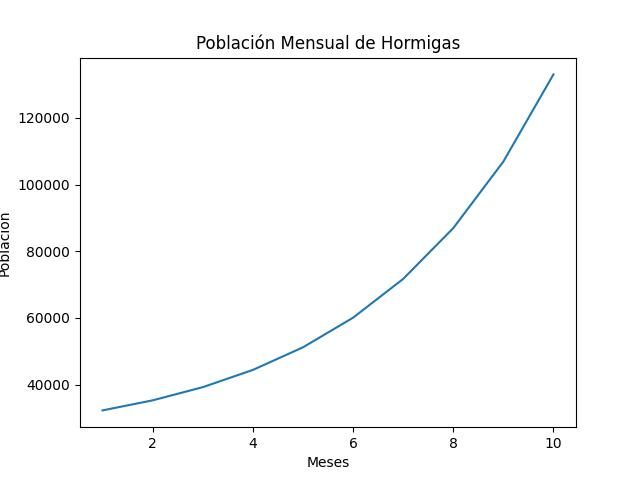

Write the Python code that produced this figure.

# importing the required module
import matplotlib.pyplot as plt
import datetime 

bitacora = open('bitacora_hormigas.txt' , 'w')
bitacora.write('------------------------------------\n')
fecha = datetime.datetime.now()
bitacora.write(f'Fecha de Estudio: {fecha}\n')


##Definimos los meses que se van a estudiar y la población al inicio del estudio
meses_de_estudio = int(input('Ingrese la cantidad de meses a estudiar: '))
poblacion_inicial = int(input('Ingrese la poblacion actual: '))

bitacora.write(f'Meses de estudio: {meses_de_estudio}\n')
bitacora.write(f'Poblacion al inicio del estudio: {poblacion_inicial}\n')


##Para los ejes:
x = []
y = []

##La población final de cada mes es al mismo tiempo la inicial del siguiente
poblacion_final = poblacion_inicial

## Definimos un ciclo que simila los meses transcurridos
for mes in range(1, meses_de_estudio+1):
 ##Definimos las reglas del ciclo de vida de las hormigas

    ##La tasa de crecimiento regular es de 40%
    tasa_de_crecimiento = 1.40
    ##Si hay sobrpoblación (> 28000), la tasa se redefine en 31%
    if(poblacion_final > 28000):
        tasa_de_crecimiento = 1.31
    
    ##Todos los meses, la población crece en el % determinado
    poblacion_final = poblacion_final*tasa_de_crecimiento

    ##Todos los meses, el oso hormiguero se come 7000 hormigas
    if(poblacion_final <= 7000):
        ##Si hay menos de 7000, entonces se las come todas. 
        poblacion_final = 0
    elif(poblacion_final > 7000): 
        poblacion_final = poblacion_final - 7000
    x.append(mes)
    y.append(round(poblacion_final))

poblacion_final = round(poblacion_final)

bitacora.write(f'Poblacion al final del estudio: {poblacion_final}\n')

bitacora.write(f'Datos ejes coordenados de grafica de Poblacion\n')
bitacora.write(f'Eje x: {x} \n')
bitacora.write(f'Eje y: {y}\n')
bitacora.write('FIN DEL ESTUDIO\n')

# plotting the points 
plt.plot(x, y)
  
# naming the x axis
plt.xlabel('Meses')
# naming the y axis
plt.ylabel('Población')
  
# giving a title to my graph
plt.title('Población Mensual de Hormigas')
  
# function to show the plot
# plt.show()
plt.savefig("hormigas.jpg")

bitacora.close()
